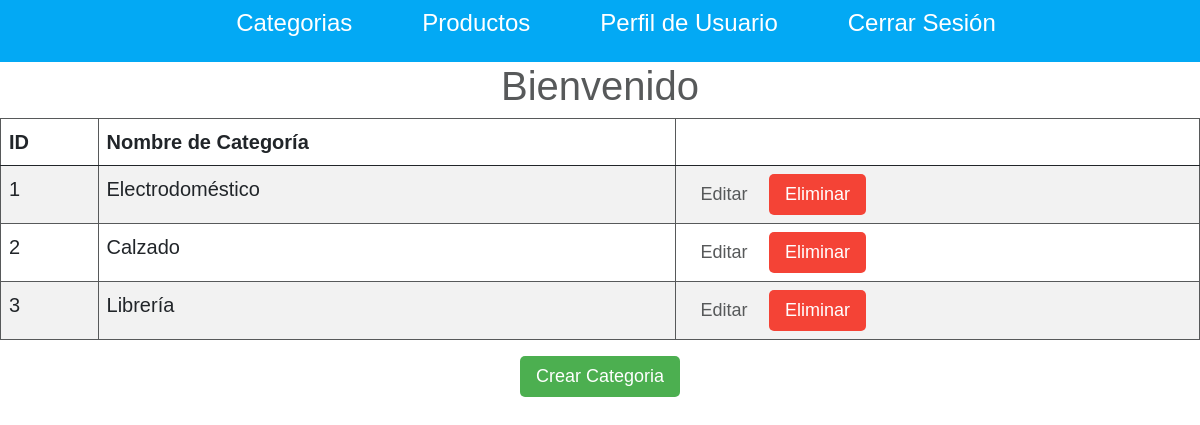
Screenshot of /categorias (signed in) with the database file from the repository.
### tables this page shows
CREATE TABLE "categorias" (
	"id_categoria"	INTEGER NOT NULL UNIQUE,
	"nombre_categoria"	TEXT NOT NULL UNIQUE,
	"id_usuario"	INTEGER NOT NULL,
	PRIMARY KEY("id_categoria" AUTOINCREMENT)
);

### app.py (the view)
@app.route('/categorias')
def categorias():
    if not 'usuario' in session:
        return redirect(url_for('inicio'))
    categorias = db.execute("""SELECT * FROM categorias WHERE id_usuario = ?""",(session['usuario'][0],)).fetchall()
    return render_template('categorias.html', categorias = categorias)

### templates/categorias.html (shortened to what this page needs)
<!doctype html>
<html lang="es">
  <head>
    <link href="https://cdn.jsdelivr.net/npm/bootstrap@5.0.0-beta1/dist/css/bootstrap.min.css" rel="stylesheet">
  </head>
</html>
{% extends 'layouts/base.html'%}
{% block content %}
<center>
    <h1>Bienvenido</h1>
    <table class="table table-striped">
        <thead>
            <th>ID</th>
            <th>Nombre de Categoría</th>
            <th></th>
        </thead>
        <tbody>
            {% for categoria in categorias %}
            <tr>
                <td>{{categoria[0]}}</td>
                <td>{{categoria[1]}}</td>
                <td>
                    <a class="btn btn-success2" href="{{url_for('editar_categoria',id=categoria[0])}}">Editar</a>
                    <a class="btn btn-danger" href="{{url_for('eliminar_categoria',id=categoria[0])}}">Eliminar</a>
                </td>
            </tr>
            {% endfor %}
        </tbody>
    </table>
    <a class="btn btn-success" href="{{url_for('crear_categoria')}}">Crear Categoria</a>
</center>
{% endblock %}

### static/main.css (style rules this page uses)
html, body { padding: 0; margin: 0; color: #57595a; font-family: "Gill Sans", "Gill Sans MT", Calibri, "Trebuchet MS", sans-serif; }
.table { width: 100%; border-collapse: collapse; font-size: 20px; }
.table, .table th, .table td { border: 1px solid #57595a; }
.table tr td { padding: 8px; }
.btn { padding: 7px 16px; font-size: 18px; border: none; outline: none; cursor: pointer; border-radius: 5px; text-decoration: none; font-weight: 500; color: #57595a; }
.btn-success { background-color: #4caf50; color: white; }
.btn-danger { background-color: #F44336; color: white; }

### rows the page displays
categorias: id_categoria "1", nombre_categoria "Electrodoméstico"
categorias: id_categoria "2", nombre_categoria "Calzado"
categorias: id_categoria "3", nombre_categoria "Librería"
